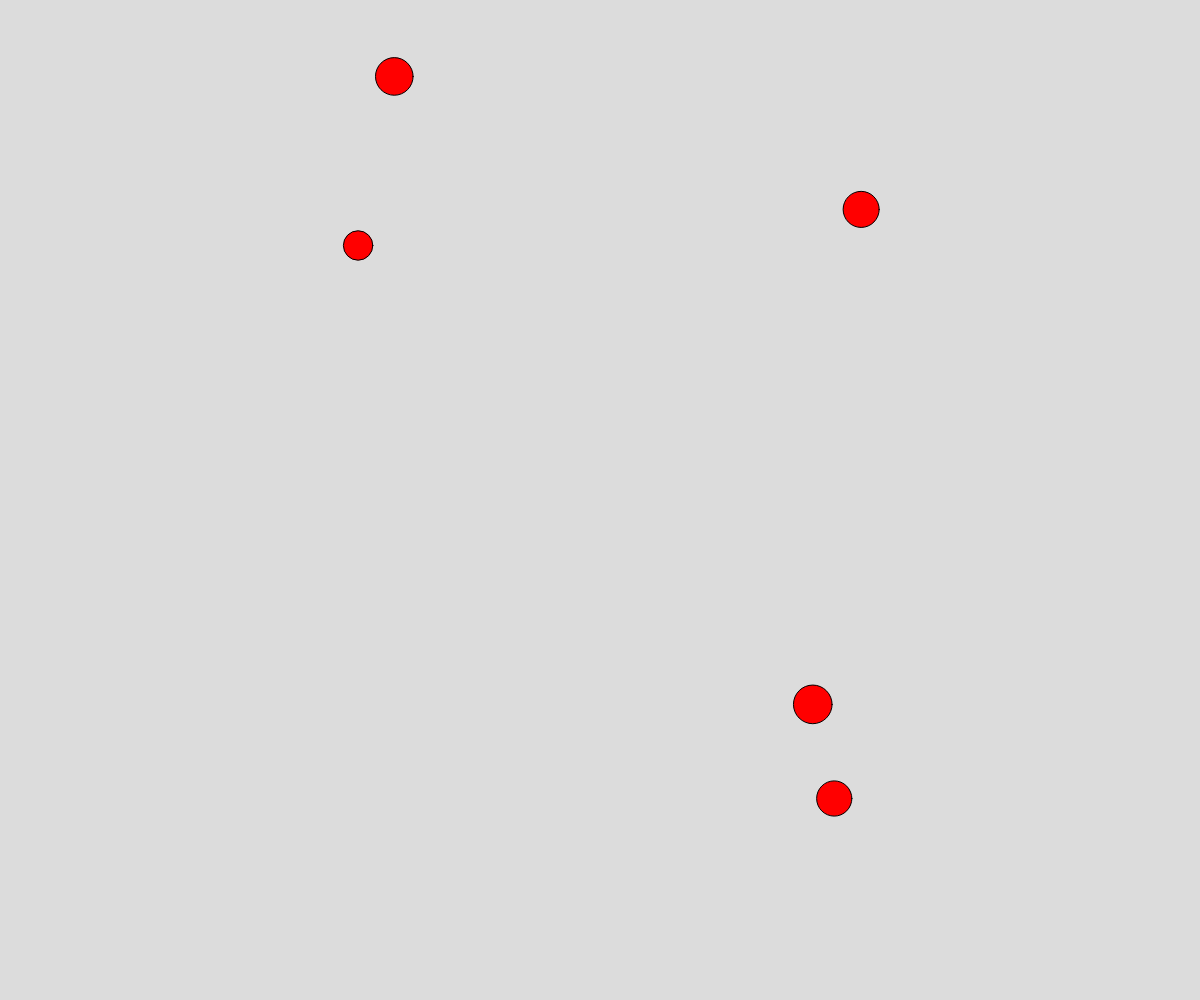
Frame 1 (no input)
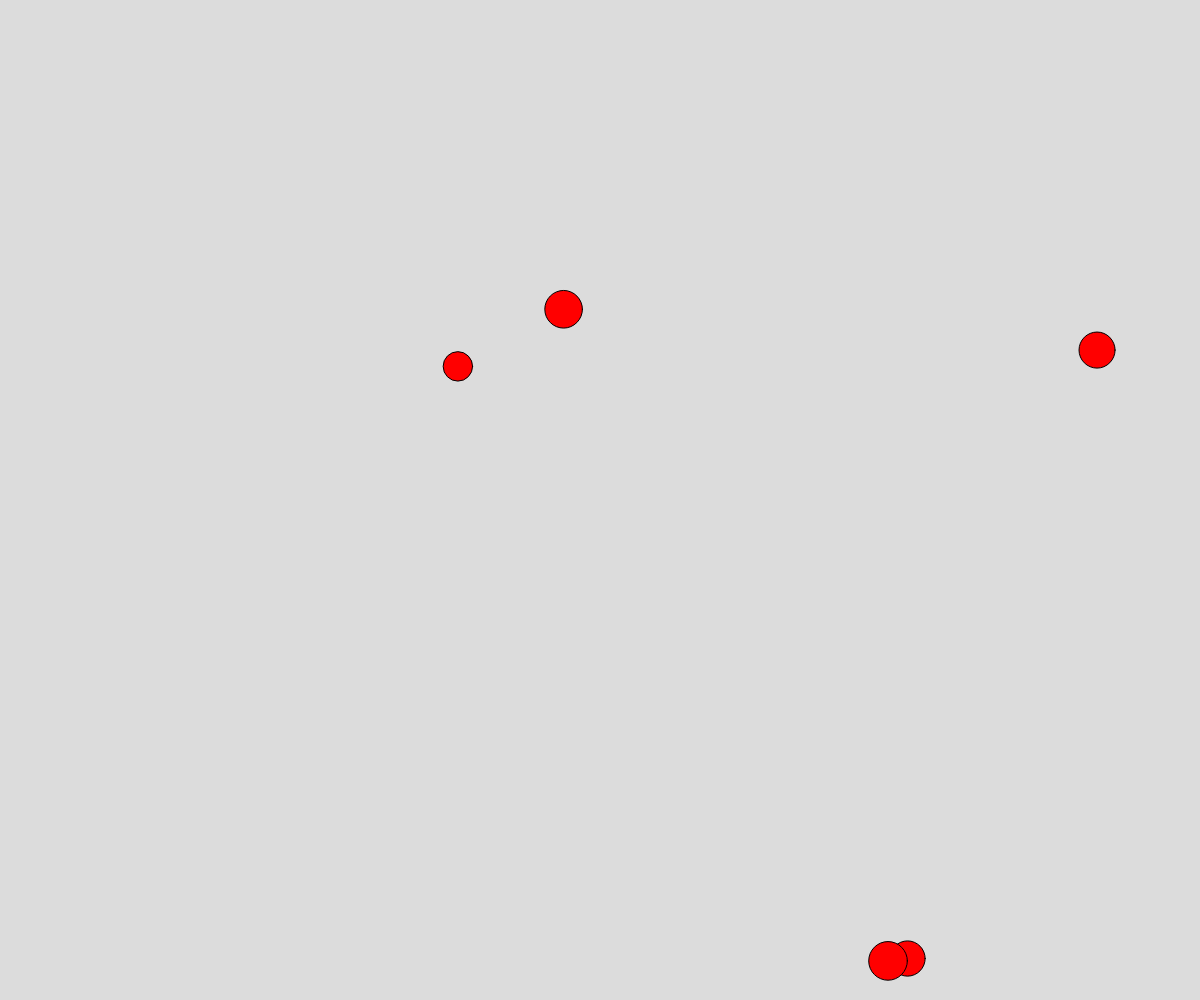
Frame 60 (no input)
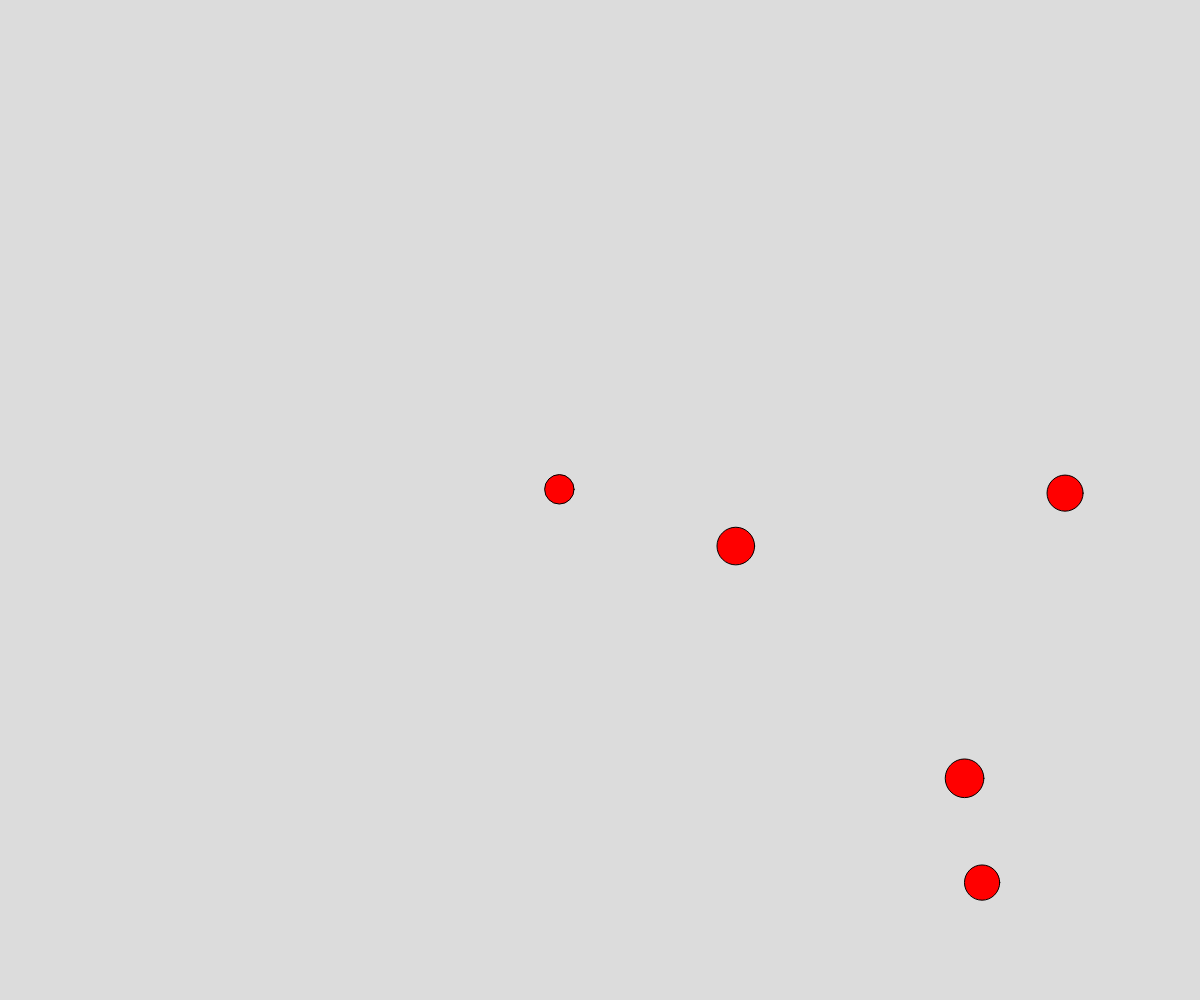
Frame 120 (the mouse pressed at the canvas centre since frame 60)

The p5.js sketch that drew these frames (run headless with seeded random() and noise() and a simulated clock; from frame 60 on, the mouse is pressed at the canvas centre):

// p5.js sketch
// ── sketch.js
// Final
// Hanson

class Ball{
  constructor(x,y){
    this.x = x;
    this.y = y;
    this.dx = random(1,5);
    this.dy = random(1,5);
    this.r = random(10,20);
  }
  
  // move
  move(){

    // bounce if have to
    if(this.x >= width || this.x <= 0){
      this.dx = -this.dx;
    }
    if(this.y >= height || this.y <= 0){
      this.dy = -this.dy;
    }

    // move
    this.x += this.dx;
    this.y += this.dy;
  }

  // display
  display(){
    fill("red");
    circle(this.x, this.y, this.r * 2);
  }

  // take in postion return true if it is inside the ball else return false
  checkIfPointInsideBall(x, y){
    return dist(x,y,this.x,this.y) < this.r;
  }
}

let arrayAllBalls = [];

function setup() {
  createCanvas(windowWidth, windowHeight);
  for(let i = 0; i < 5; i++){
    addBalls();
  }
}

function draw() {
  background(220);
  for(let ball of arrayAllBalls){
    ball.move();
    ball.display();
  }
}

function keyTyped() {
  addBalls();
}

function mousePressed() {
  for(let i = 0; i < arrayAllBalls.length; i++){
    // go through every element
    let ball = arrayAllBalls[i];
    if(ball.checkIfPointInsideBall(mouseX,mouseY)){
      // if ball is click then spliced it
      arrayAllBalls.splice(i,1);
      i--;
    }
  }
}

// add a ball to array
function addBalls() {
  let ball = new Ball(random(0,width),random(0,height));
  arrayAllBalls.push(ball);
}
